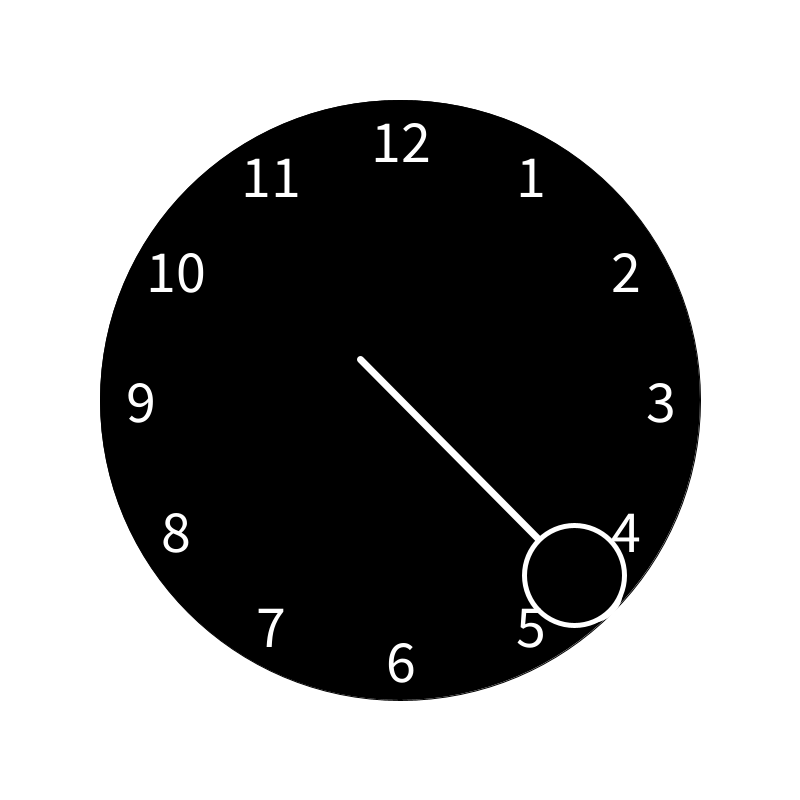
Frame 1 (no input)
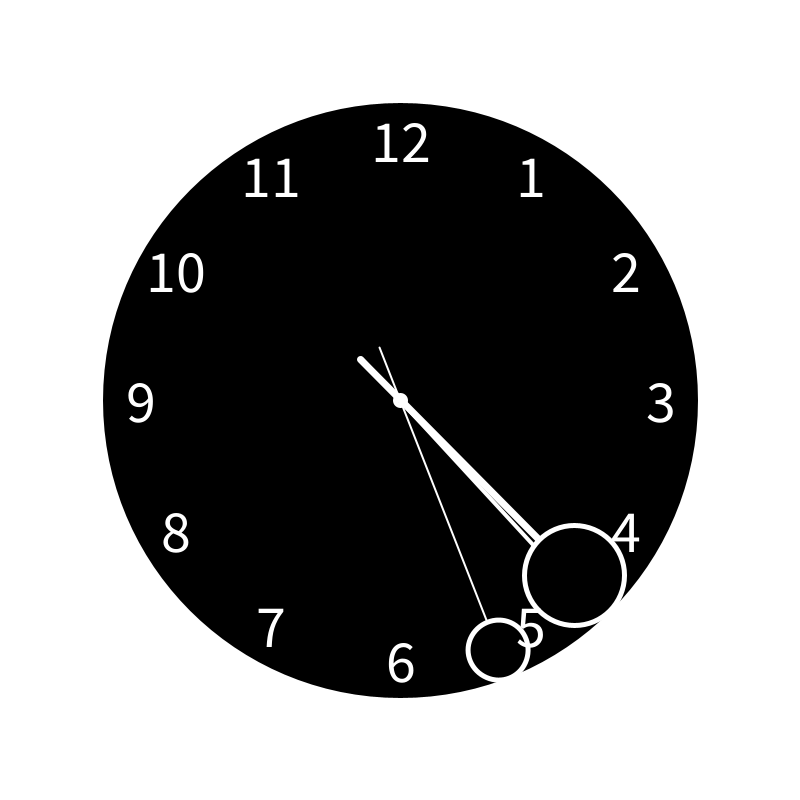
Frame 60 (the mouse pressed at the canvas centre just before this capture)
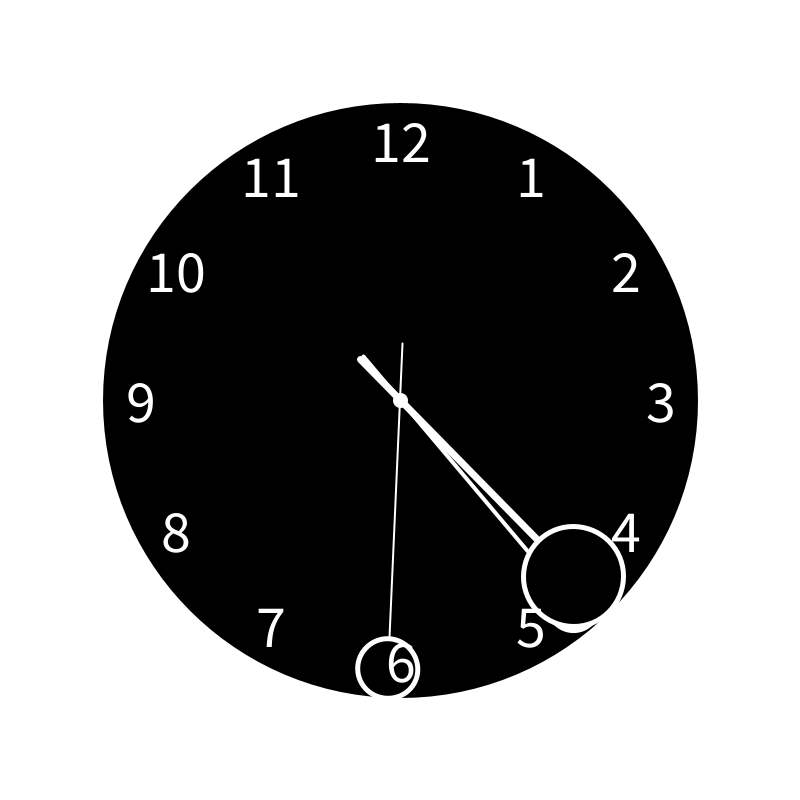
Frame 120 (the mouse held since frame 60 and released just before this capture)

The Processing sketch that drew these frames (run headless with seeded random() and noise(); from frame 60 on, the mouse is pressed at the canvas centre):

// Processing sketch: clock
// ── clock.pde
float angle = 0;
void setup()
{
 size(800,800);
}

void draw()
{
  
  //change position of screen so circle can be at (0,0)
   translate(width/2,height/2);
   background(255);

 //Clock Face
 pushMatrix();
  fill(color(0));
  circle(0,0,600);
  popMatrix();
 

 
 //centerCircle 
   pushMatrix();
   fill(0);
   circle(0,0,10);
   popMatrix();
  
  //second hand
    pushMatrix();
    rotate(radians(angle/5));
    stroke(color(255));
    strokeWeight(2);
    line(-40,-40, 200, 200);
    popMatrix(); 
    
    pushMatrix();
    rotate(radians(angle/5));
    fill(0);
    strokeWeight(5);
    circle(190,190,60);
    popMatrix();
    
    
    angle = angle+1;
    
    //min hand
    pushMatrix();
    rotate(radians(angle/50));
    fill(0);
    strokeWeight(4);
    line(-40, -40, 190,190);
    popMatrix();
    
        pushMatrix();
    rotate(radians(angle/50));
    fill(0);
    strokeWeight(5);
    circle(190,190,50);
    popMatrix();
    
    
    //hour hand
    pushMatrix();
    rotate(radians(angle/500));
    fill(0);
    strokeWeight(7);
    line(-40, -40, 175, 175);
    popMatrix();  
    
    pushMatrix();
    rotate(radians(angle/500));
    fill(0);
    strokeWeight(5);
    circle(175,175,100);
    popMatrix();
    
    

    angle = angle+1;
  
 String[] numbers = {"12","1","2","3","4","5","6","7","8","9","10","11"};
  for (int i = 0; i <12; i = i + 1)
    {
     pushMatrix();
     rotate(radians(i*30));
     translate(0,-260);
     rotate(radians(-i*30));
     fill(255);
     textSize(60);
     textAlign(CENTER,CENTER);
     text(numbers[i],0,0);
     popMatrix();
    }

}
